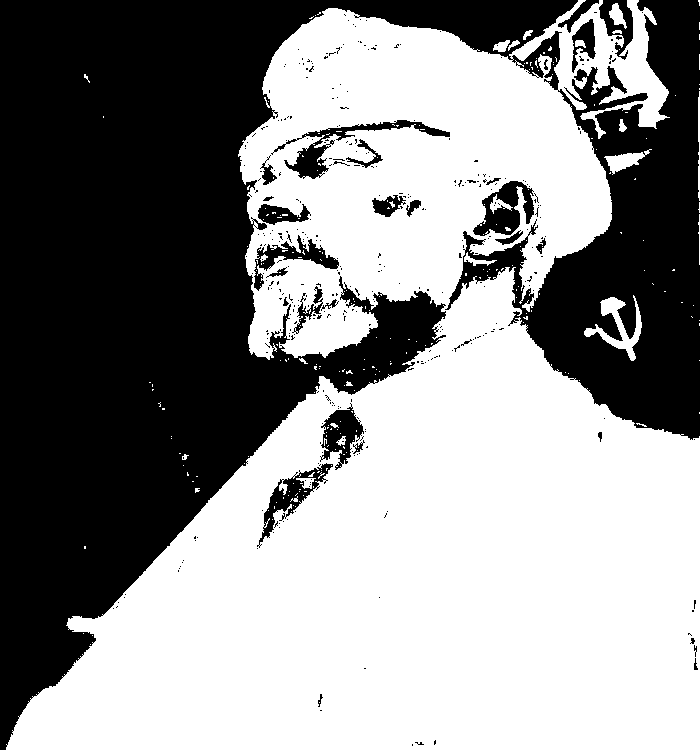
#> input picture preview_red/test_mask.png, 700 x 750 px, found by its file name
$ python test_flood.py
#> lines starting #> are read from the running program, lines starting #| are printed output that depends on the picture; after the words box and inside, x2 and y2 are one past the last pixel; in counts of white or black regions, pixels touching at a corner belong together
import numpy as np
from PIL import Image
from collections import deque

# Load test mask
mask_im = Image.open("preview_red/test_mask.png")
#> mask_im is the input picture: PIL image 700x750 L; 55.8% white; 372 black regions (343 under 20 px), largest, box (x1, y1, x2, y2) and area: (0, 0, 700, 750) 218631, (271, 120, 450, 179) 1880, (473, 181, 534, 236) 1733
mask = np.array(mask_im) > 0  # True for foreground candidate
h, w = mask.shape
#> h = 750; w = 700

# Let's clean up:
# On the top right (x > 520, y < 420), everything outside the cap/neck is background!
# Let's define the cap/head right boundary:
# Let's inspect where the cap is on the right
# At y=50, cap ends around x=580
# At y=150, cap ends around x=620
# At y=250, ear/neck is around x=530
# At y=350, collar/coat is around x=560
# At y=450, coat is around x=660

# Let's do a connected component flood fill from (0, 0)
bg = np.zeros((h, w), dtype=bool)
# Start queue from borders that are definitely background
q = deque()
for x in range(w):
    if not mask[0, x]:
        bg[0, x] = True
        q.append((0, x))
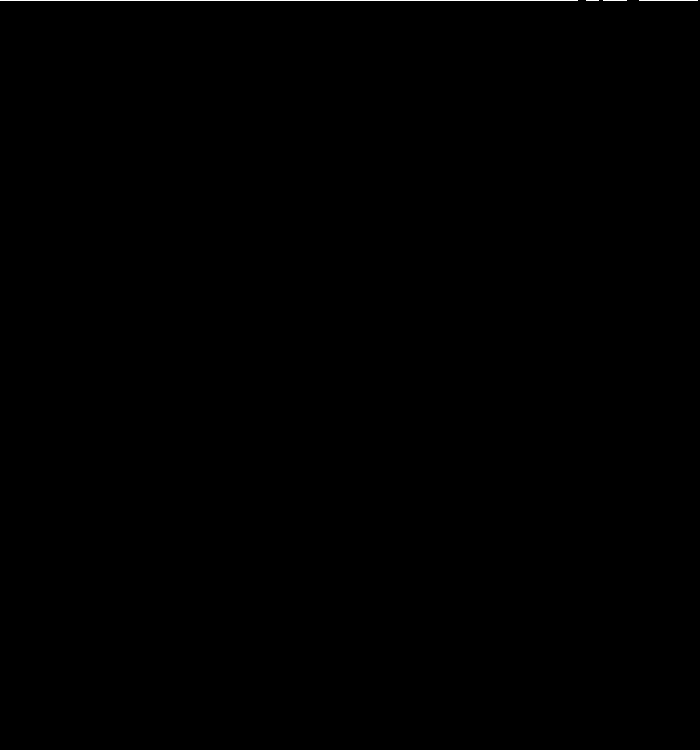
#> bg: shape (750, 700) bool; 0.13% white in thin lines or dots, all inside (x1, y1, x2, y2) = (0, 0, 698, 1)
for y in range(h):
    if not mask[y, 0]:
        bg[y, 0] = True
        q.append((y, 0))
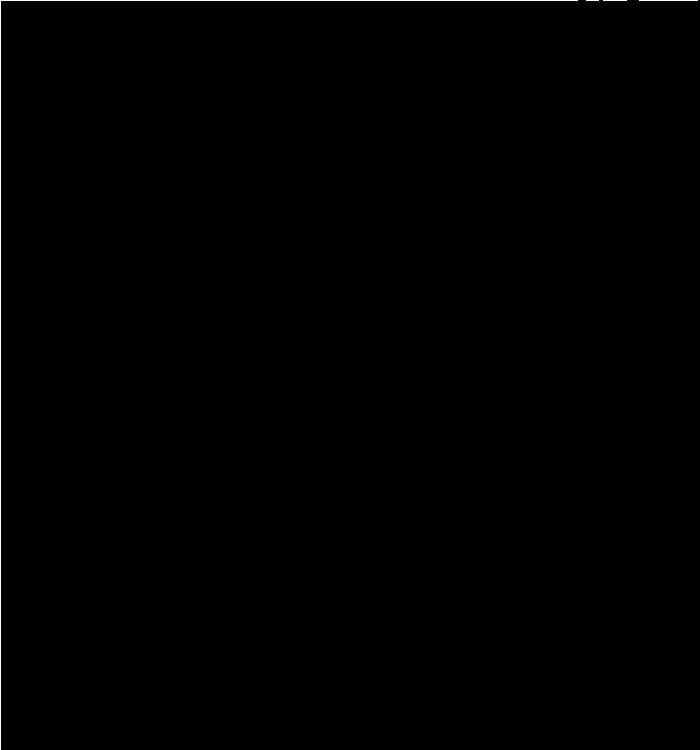
#> bg: shape (750, 700) bool; 0.27% white in thin lines or dots

# Also in top-right corner (0, w-1):
if not bg[0, w-1]:
    bg[0, w-1] = True
#> bg: shape (750, 700) bool; 0.27% white in thin lines or dots
    q.append((0, w-1))

# Let's refine mask: background pixels can only connect if not mask
# To prevent leaks through tiny holes, let's dilate the mask slightly first, or flood fill
while q:
    y, x = q.popleft()
    for dy, dx in [(-1, 0), (1, 0), (0, -1), (0, 1)]:
        ny, nx = y + dy, x + dx
        if 0 <= ny < h and 0 <= nx < w:
            if not bg[ny, nx] and not mask[ny, nx]:
                bg[ny, nx] = True
                q.append((ny, nx))
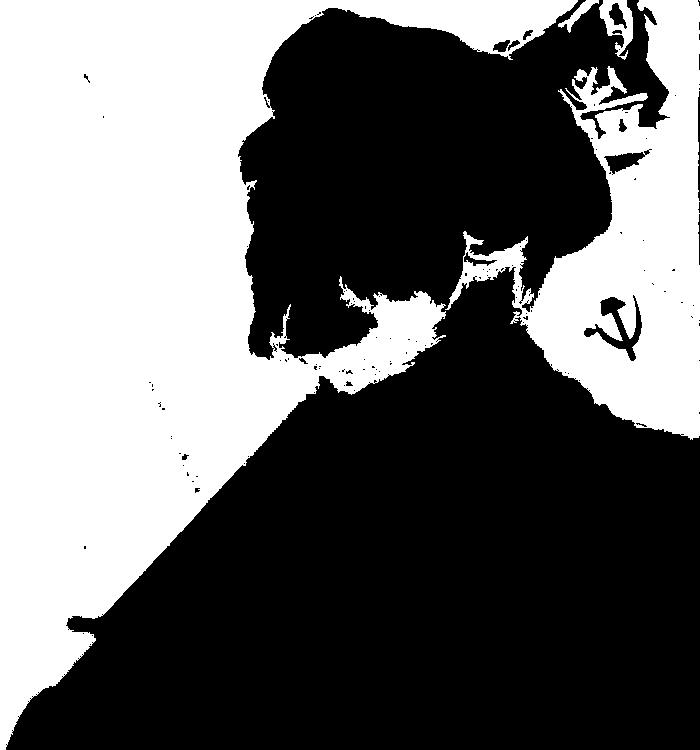
#> bg: shape (750, 700) bool; 41.7% white; 5 white regions (1 under 20 px), largest, box (x1, y1, x2, y2) and area: (0, 0, 578, 750) 171661, (445, 0, 700, 440) 45808, (599, 0, 633, 60) 913, (558, 0, 599, 33) 336

fg = ~bg
fg_im = Image.fromarray((fg * 255).astype(np.uint8))
fg_im.save("preview_red/test_flood_fg.png")
print("Saved test_flood_fg.png")
